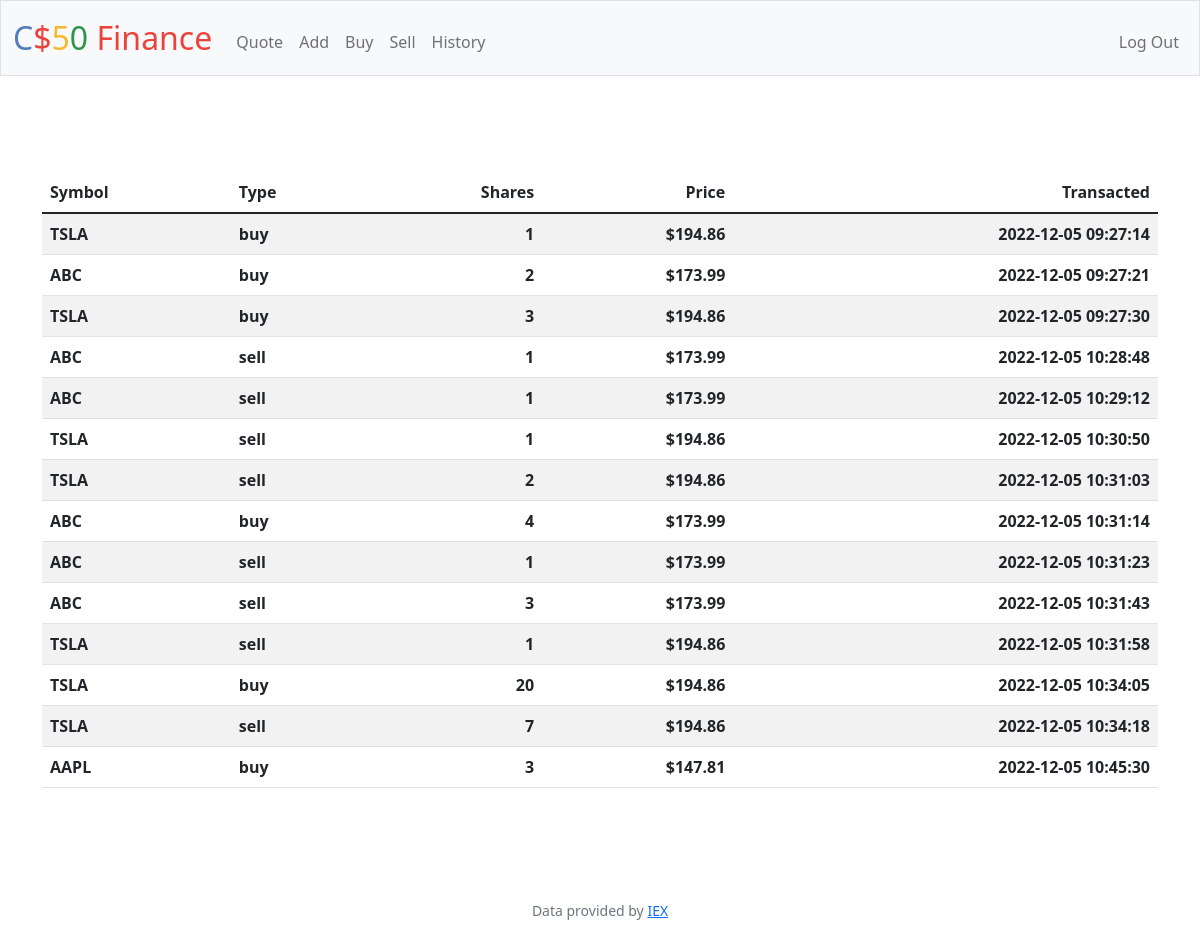
Screenshot of /history (signed in) with the database file from the repository.
### tables this page shows
CREATE TABLE transactions (id INTEGER PRIMARY KEY AUTOINCREMENT NOT NULL, username TEXT NOT NULL, symbol TEXT NOT NULL, shares NUMERIC NOT NULL, type TEXT NOT NULL, price NUMERIC NOT NULL, time TEXT NOT NULL);

### app.py (the view)
@app.route("/history")
@login_required
def history():
    username = db.execute("SELECT username FROM users WHERE id = ?", session["user_id"])[0]["username"]
    transactions = db.execute("SELECT symbol, type, shares, price, time FROM transactions WHERE username = ?", username)
    return render_template("history.html", transactions=transactions)

### app.py (called while the page is built)
@app.after_request
def after_request(response):
    response.headers["Cache-Control"] = "no-cache, no-store, must-revalidate"
    response.headers["Expires"] = 0
    response.headers["Pragma"] = "no-cache"
    return response

### helpers.py (called while the page is built)
def login_required(f):
    @wraps(f)
    def decorated_function(*args, **kwargs):
        if session.get("user_id") is None:
            return redirect("/login")
        return f(*args, **kwargs)
    return decorated_function

### templates/history.html (shortened to what this page needs)
{% extends "layout.html" %}
{% block main %}
<main class="container py-5 text-center">
    <table class="table table-striped">
        <thead>
            <tr>
                <th class="text-start">Symbol</th>
                <th class="text-start">Type</th>
                <th class="text-end">Shares</th>
                <th class="text-end">Price</th>
                <th class="text-end">Transacted</th>
            </tr>
        </thead>
        <tbody>
            {% for row in transactions %}
                <tr>
                    <th class="text-start">{{ row["symbol"] }}</th>
                    <th class="text-start">{{ row["type"] }}</th>
                    <th class="text-end">{{ row["shares"] }}</th>
                    <th class="text-end"> {{ row["price"] }} </th>
                    <th class="text-end">{{ row["time"] }}</th>
                </tr>
            {% endfor %}
        </tbody>
    </table>
</main>
{% endblock %}

### templates/layout.html (shortened to what this page needs)
<!DOCTYPE html>
<html lang="en">
    <head>
        <link href="https://cdn.jsdelivr.net/npm/bootstrap@5.1.3/dist/css/bootstrap.min.css" rel="stylesheet">
        <link href="/static/styles.css" rel="stylesheet">
    </head>
    <body>
        <nav class="bg-light border navbar navbar-expand-md navbar-light">
            <div class="container-fluid">
                <a class="navbar-brand" href="/"><span class="blue">C</span><span class="red">$</span><span class="yellow">5</span><span class="green">0</span> <span class="red">Finance</span></a>
                <div class="collapse navbar-collapse" id="navbar">
                    {% if session["user_id"] %}
                        <ul class="navbar-nav me-auto mt-2">
                            <li class="nav-item"><a class="nav-link" href="/quote">Quote</a></li>
                            <li class="nav-item"><a class="nav-link" href="/add">Add</a></li>
                            <li class="nav-item"><a class="nav-link" href="/buy">Buy</a></li>
                            <li class="nav-item"><a class="nav-link" href="/sell">Sell</a></li>
                            <li class="nav-item"><a class="nav-link" href="/history">History</a></li>
                        </ul>
                        <ul class="navbar-nav ms-auto mt-2">
                            <li class="nav-item"><a class="nav-link" href="/logout">Log Out</a></li>
                        </ul>
                    {% else %}
                        <ul class="navbar-nav ms-auto mt-2">
                            <li class="nav-item"><a class="nav-link" href="/register">Register</a></li>
                            <li class="nav-item"><a class="nav-link" href="/login">Log In</a></li>
                        </ul>
                    {% endif %}
                </div>
            </div>
        </nav>
        <main class="container-fluid py-5 text-center">
            {% block main %}{% endblock %}
        </main>
        <footer class="mb-5 small text-center text-muted">
            Data provided by <a href="https://iexcloud.io/">IEX</a>
        </footer>
    </body>
</html>

### static/styles.css (style rules this page uses)
nav .navbar-brand { font-size: xx-large; }
nav .navbar-brand .blue { color: #537fbe; }
nav .navbar-brand .red { color: #ea433b; }
nav .navbar-brand .yellow { color: #f5b82e; }
nav .navbar-brand .green { color: #2e944b; }

### rows the page displays
transactions: symbol "TSLA", type "buy", shares "1", price "$194.86", time "2022-12-05 09:27:14"
transactions: symbol "ABC", type "buy", shares "2", price "$173.99", time "2022-12-05 09:27:21"
transactions: symbol "TSLA", type "buy", shares "3", price "$194.86", time "2022-12-05 09:27:30"
transactions: symbol "ABC", type "sell", shares "1", price "$173.99", time "2022-12-05 10:28:48"
transactions: symbol "ABC", type "sell", shares "1", price "$173.99", time "2022-12-05 10:29:12"
transactions: symbol "TSLA", type "sell", shares "1", price "$194.86", time "2022-12-05 10:30:50"
transactions: symbol "TSLA", type "sell", shares "2", price "$194.86", time "2022-12-05 10:31:03"
transactions: symbol "ABC", type "buy", shares "4", price "$173.99", time "2022-12-05 10:31:14"
transactions: symbol "ABC", type "sell", shares "1", price "$173.99", time "2022-12-05 10:31:23"
transactions: symbol "ABC", type "sell", shares "3", price "$173.99", time "2022-12-05 10:31:43"
transactions: symbol "TSLA", type "sell", shares "1", price "$194.86", time "2022-12-05 10:31:58"
transactions: symbol "TSLA", type "buy", shares "20", price "$194.86", time "2022-12-05 10:34:05"
transactions: symbol "TSLA", type "sell", shares "7", price "$194.86", time "2022-12-05 10:34:18"
transactions: symbol "AAPL", type "buy", shares "3", price "$147.81", time "2022-12-05 10:45:30"
